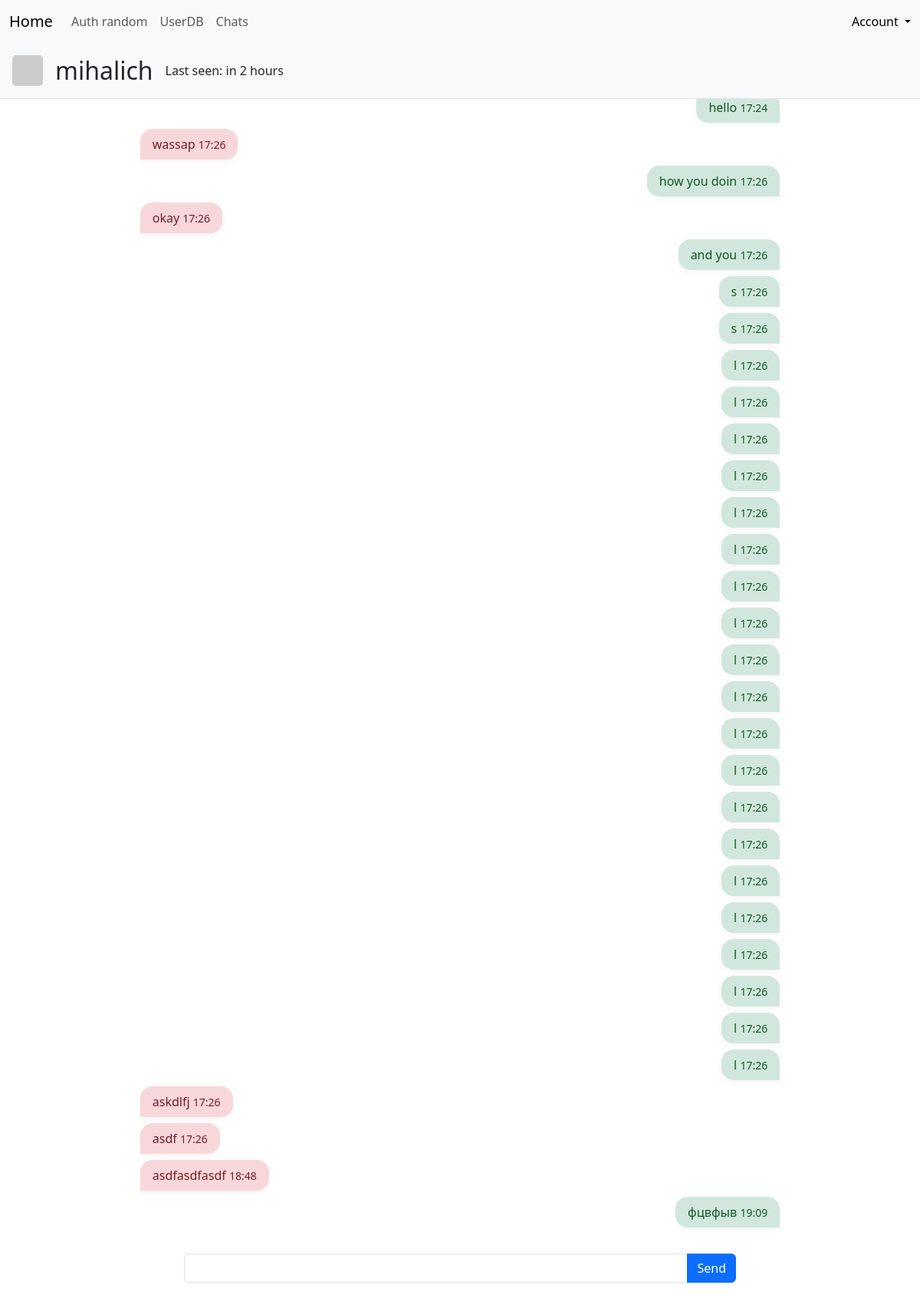
/messenger/chat/1 (signed in), run on the app's committed database.
### app/models.py (models this page shows, shortened)
class User(db.Model, UserMixin):
    __tablename__ = 'users'
    id = db.Column(db.Integer, primary_key=True)
    username = db.Column(db.String(80), unique=True, nullable=False)
    first_name = db.Column(db.String(80), nullable=False)
    last_name = db.Column(db.String(80), nullable=False)
    email = db.Column(db.String(120), unique=True, nullable=False)
    about_me = db.Column(db.Text())
    password_hash = db.Column(db.String(128))
    role_id = db.Column(db.Integer, db.ForeignKey('roles.id'))
    last_seen = db.Column(db.DateTime(), default=datetime.now)
    @property
    def password(self):
        raise AttributeError('password is not a readable attribute')
    def ping(self):
        self.last_seen = datetime.now()
        db.session.add(self)
        db.session.commit()
    def gravatar(self, size=100, default='identicon', rating='g'):
        url = 'https://secure.gravatar.com/avatar'
        hash = hashlib.md5(self.email.lower().encode('utf-8')).hexdigest()
        '''&s={size}&d={default}&r={rating}'''
        return f'{url}/{hash}?s={size}&d={default}&r={rating}'

class Message(db.Model):
    __tablename__ = 'messages'
    id = db.Column(db.Integer, primary_key=True)
    content = db.Column(db.Text, nullable=False)
    timestamp = db.Column(db.DateTime, default=datetime.now())
    sender_id = db.Column(db.Integer, db.ForeignKey('users.id'))
    room_id = db.Column(db.Integer, db.ForeignKey('chat_rooms.id'))
    sender = db.relationship('User', backref='messages')
    room = db.relationship('ChatRoom', backref='messages')

### app/messenger/views.py (the view, shortened to what this page needs)
@mess.route('/chat/<int:room_id>', methods=['GET', 'POST'])
@login_required
def chat_room(room_id):
    room = ChatRoom.query.get(room_id)
    messages = Message.query.filter_by(room_id=room.id).order_by(Message.timestamp.asc()).all()
    form = MessageForm()
    companion = None
    if room and room.is_private:
        members = [u for u in room.members if u.id != current_user.id]
        if members:
            companion = members[0]
    return render_template('mess/chat_room.html', room=room, messages=messages, form=form, companion=companion)

### app/messenger/forms.py
class MessageForm(FlaskForm):
    content = StringField('Message', validators=[
        DataRequired(),
        Length(min=1, max=1000, message='The message is too long')
    ])
    submit = SubmitField('Send')

### app/auth/views.py (called while the page is built)
@auth.before_app_request
def before_request():
    if current_user.is_authenticated:
        current_user.ping()

### app/models.py (called while the page is built)
@login_manager.user_loader
def load_user(user_id):
    return db.session.get(User, user_id)

### app/templates/mess/chat_room.html (shortened to what this page needs)
{% extends "base.html" %}
{% block page_content %}
<div class="chat-header d-flex align-items-center gap-3">
    {% if companion %}
        <img class="thumbnail" style="border-radius: 5px; width:40px; height:40px;" src="{{companion.gravatar(size=40)}}">
        <h2 class="mb-0">{{ companion.username }}</h2>
        <p class="mb-0"> Last seen: <span class="last-seen" data-datetime="{{ companion.last_seen.isoformat() }}"></span></p>
    {% else %}
        <h2 class="mb-0">{{ room.name or "Private Chat" }}</h2>
    {% endif %}
</div>
<div id="messages">
  {% for msg in messages %}
    {% if current_user==msg.sender %}
            <div class="message-current">
                {{ msg.content }}
                <small>{{ msg.timestamp.strftime('%H:%M') }}</small>
            </div>
    {% else %}
            <div class="message-other">
                {{ msg.content }}
                <small>{{ msg.timestamp.strftime('%H:%M') }}</small>
            </div>
    {% endif %}
  {% endfor %}
</div>
<div class="site-container">
  <form method="POST" class="sticky-chat-form">
    <div class="input-group flex-nowrap">
      {{ form.content(rows=3, class_="form-control") }}
      {{ form.submit(class_="btn btn-primary") }}
    </div>
  </form>
</div>
{% endblock %}

### app/static/styles.css (style rules this page uses)
.site-container { max-width: 60vw; min-width: 320px; margin-left: auto; margin-right: auto; padding-left: 1rem; padding-right: 1rem; box-sizing: border-box; }
@media (max-width: 80rem) { .site-container { max-width: 100vw; min-width: 0; padding-left: 0.25rem; padding-right: 0.25rem; } }
.sticky-chat-form { position: fixed; bottom: 0; left: 0; width: 100vw; z-index: 100; padding: 1rem 0; max-width: 60vw; min-width: 320px; margin-left: auto; margin-right: auto; left: 0; right: 0; }
#messages { display: flex; flex-direction: column; gap: 0.5rem; min-height: 60vh; margin-top: 0; margin-bottom: 4rem; }
.message-current { align-self: flex-end; background: #d1e7dd; color: #155724; border-radius: 1rem 1rem 0 1rem; padding: 0.5rem 1rem; max-width: 60%; box-shadow: 0 2px 8px rgba(0,0,0,0.05); margin-left: 20%; }
.message-other { align-self: flex-start; background: #f8d7da; color: #721c24; border-radius: 1rem 1rem 1rem 0; padding: 0.5rem 1rem; max-width: 60%; box-shadow: 0 2px 8px rgba(0,0,0,0.05); margin-right: 20%; }
.chat-header { text-align: center; position: fixed; top: 56px; left: 0; width: 100vw; z-index: 1040; background: #f8f9fa; border-bottom: 1px solid #dee2e6; padding: 1rem; }

### data on the page
User: username "mihalich"
Message: content "hello", timestamp "17:24"
Message: content "wassap", timestamp "17:26"
Message: content "how you doin", timestamp "17:26"
Message: content "okay", timestamp "17:26"
Message: content "and you", timestamp "17:26"
Message: content "s", timestamp "17:26"
Message: content "s", timestamp "17:26"
Message: content "l", timestamp "17:26"
Message: content "l", timestamp "17:26"
Message: content "l", timestamp "17:26"
Message: content "l", timestamp "17:26"
Message: content "l", timestamp "17:26"
Message: content "l", timestamp "17:26"
Message: content "l", timestamp "17:26"
Message: content "l", timestamp "17:26"
Message: content "l", timestamp "17:26"
Message: content "l", timestamp "17:26"
Message: content "l", timestamp "17:26"
Message: content "l", timestamp "17:26"
Message: content "l", timestamp "17:26"
Message: content "l", timestamp "17:26"
Message: content "l", timestamp "17:26"
Message: content "l", timestamp "17:26"
Message: content "l", timestamp "17:26"
Message: content "l", timestamp "17:26"
Message: content "l", timestamp "17:26"
Message: content "l", timestamp "17:26"
Message: content "askdlfj", timestamp "17:26"
Message: content "asdf", timestamp "17:26"
Message: content "asdfasdfasdf", timestamp "18:48"
Message: content "фцвфыв", timestamp "19:09"
